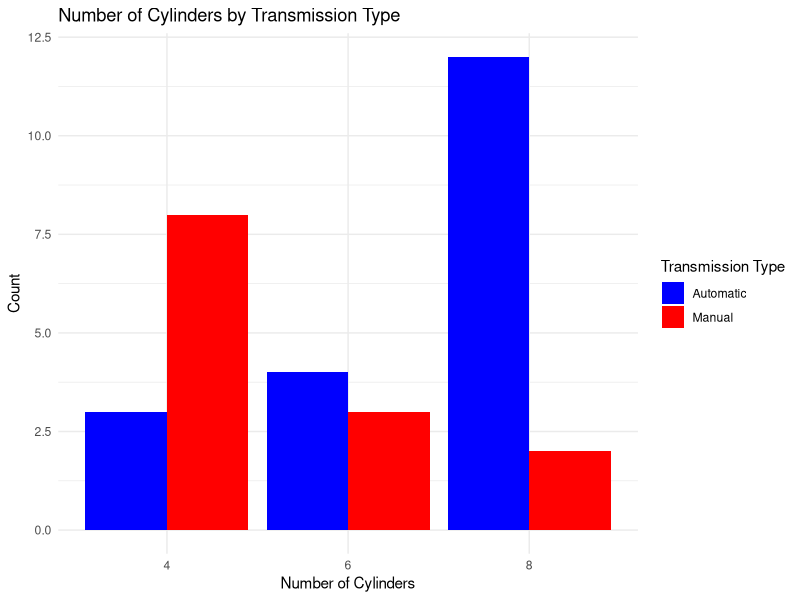

Source code (R):
install.packages("ggplot2")
library(ggplot2)


data(mtcars)

mtcars$cyl <- as.factor(mtcars$cyl)
mtcars$am <- as.factor(mtcars$am)

library(ggplot2)
ggplot(mtcars, aes(x=cyl, fill=am)) +
  geom_bar(position="dodge") +
  scale_fill_manual(values=c("blue", "red"), labels=c("Automatic", "Manual")) +
  labs(title="Number of Cylinders by Transmission Type",
       x="Number of Cylinders",
       y="Count",
       fill="Transmission Type") +
  theme_minimal()
